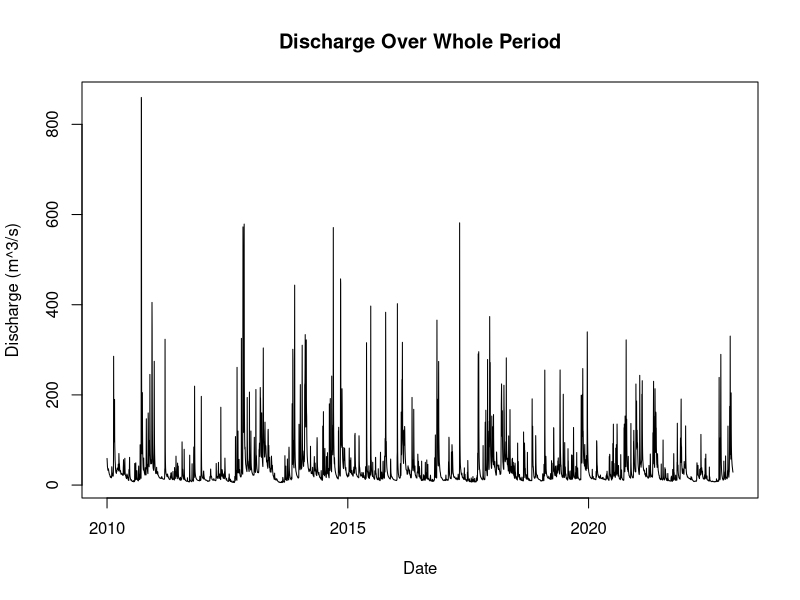
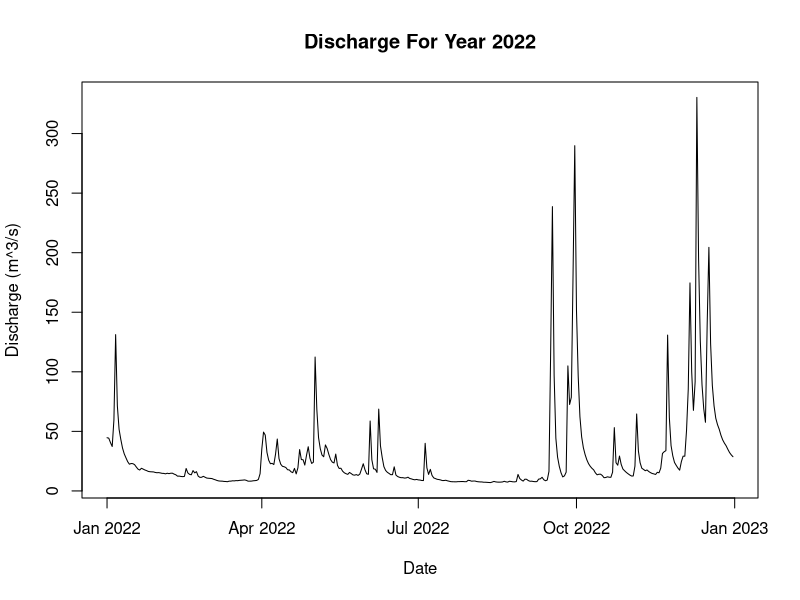
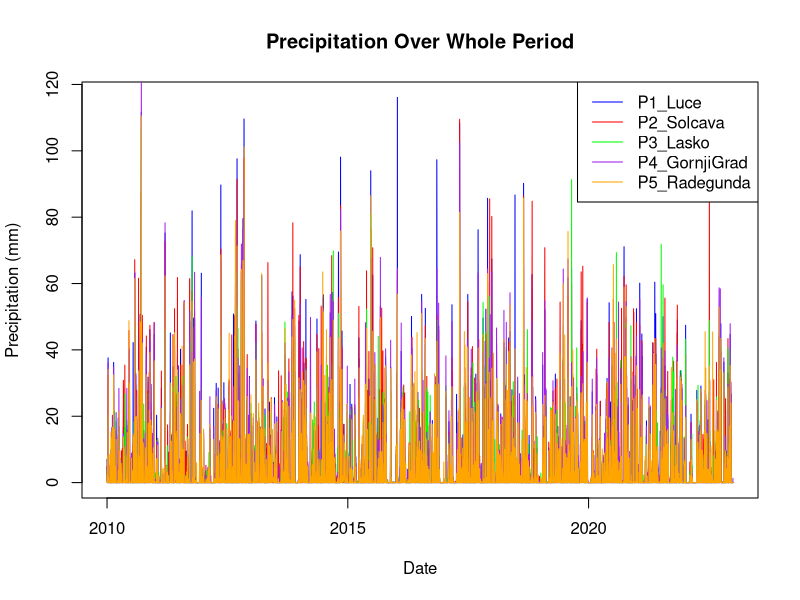
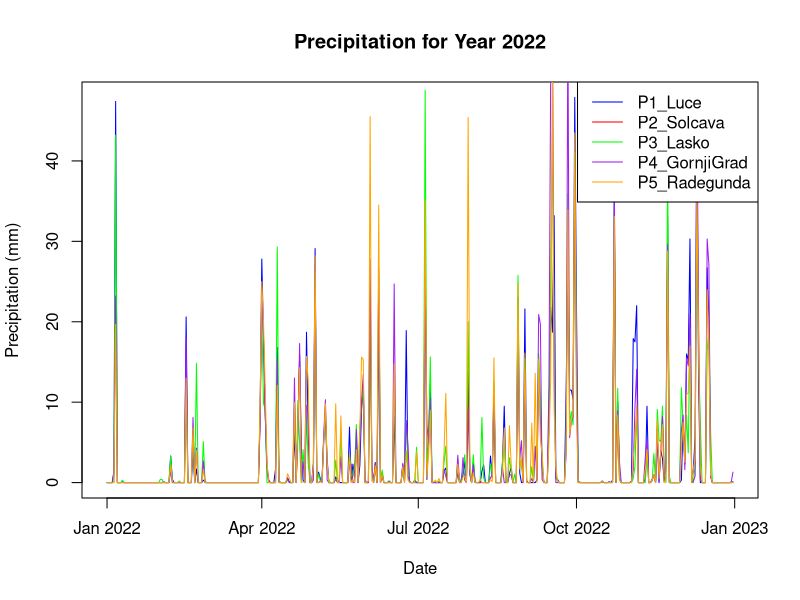
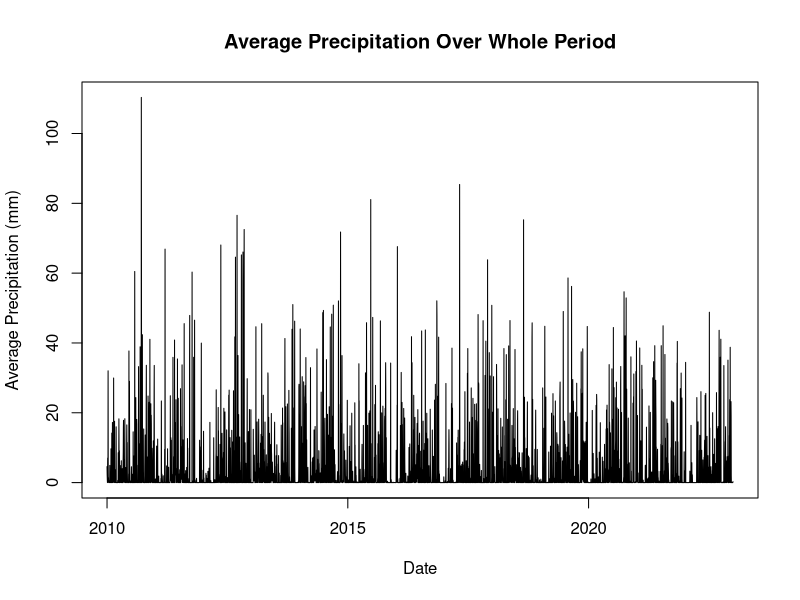
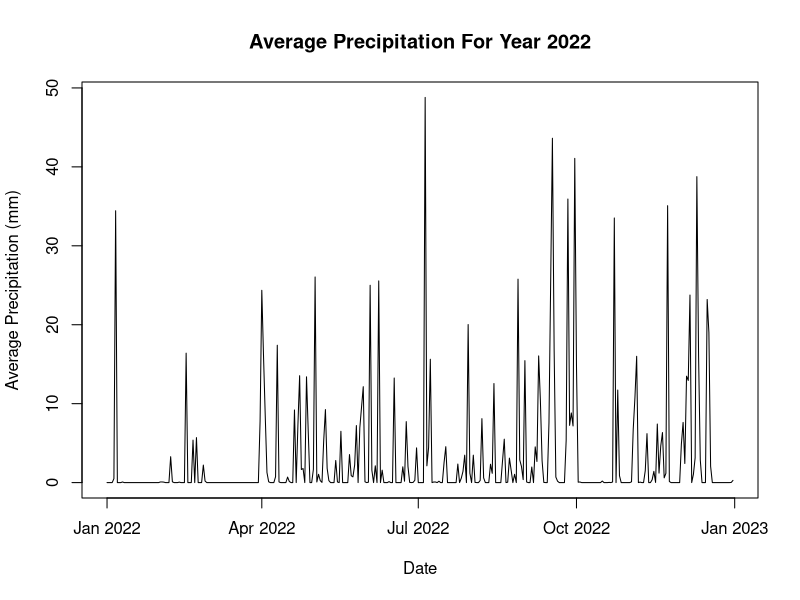
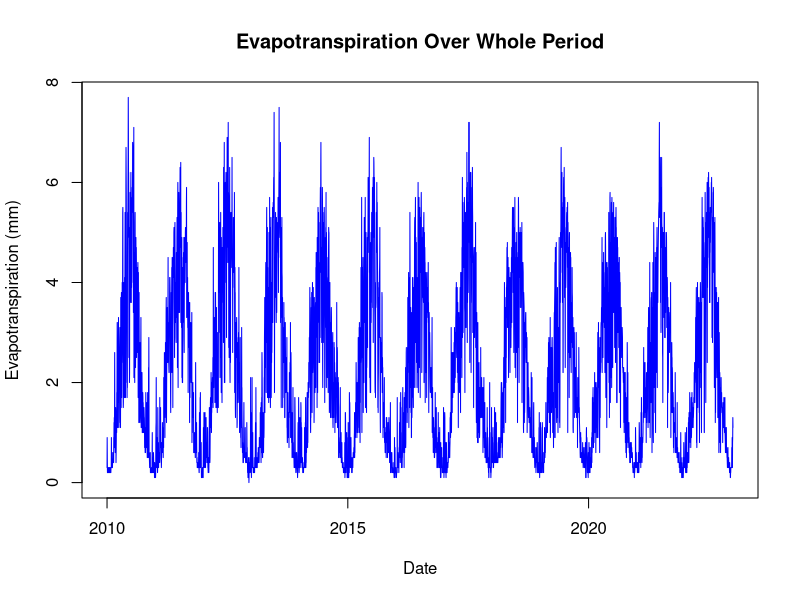
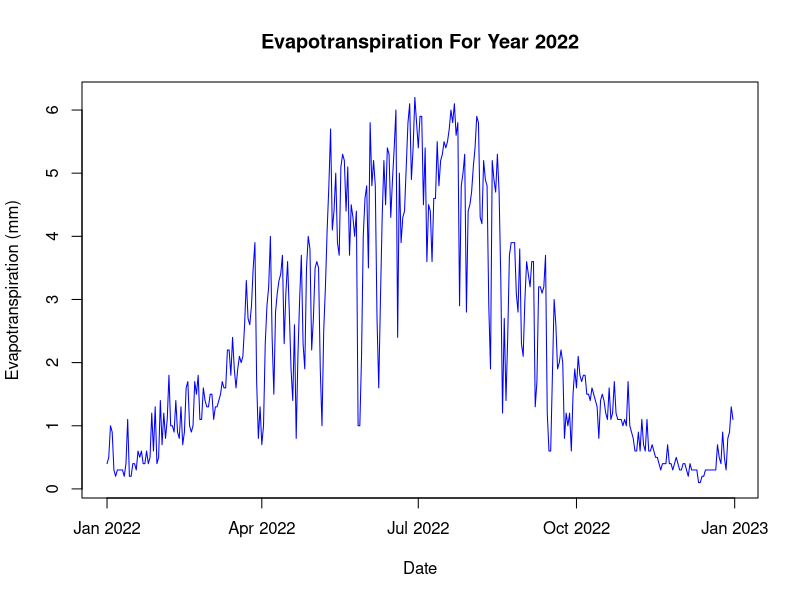

Recreate these plots in R, in order.
## ----setup, include=FALSE-----------------------------------------------------------------------------------------------
knitr::opts_chunk$set(echo = TRUE)


library(knitr)
library(writexl)
library(readxl)
library(dplyr)
library(ggplot2)
library(corrplot)


## ----echo=FALSE---------------------------------------------------------------------------------------------------------
gauge_stations <- list(
  Luče = list(longitude = 14.7457, latitude = 46.3543, elevation = 513),
  Solčava = list(longitude = 14.6914, latitude = 46.4203, elevation = 639),
  Laško = list(longitude = 15.2341, latitude = 46.1565, elevation = 221),
  GornjiGrad = list(longitude = 14.8077, latitude = 46.2960, elevation = 430),
  Radegunda = list(longitude = 14.9330, latitude = 46.3661, elevation = 794)
)

temp_station <- list(
  CeljeMedlog = list(longitude = 15.2259, latitude = 46.2366, elevation = 242)
)


## ----data_import--------------------------------------------------------------------------------------------------------
# Import dataset from excel file
main_data = read_excel("Savinja-VelikoSirje.xlsx")

# Create dataframe
main_data = as.data.frame(main_data)

# Convert the 'Date' column to Date type
main_data$Date <- as.Date(main_data$Date, format = "%d.%m.%Y")

head(main_data)


## ----cleaning_data------------------------------------------------------------------------------------------------------
# Structure of dataframe
str(main_data)

# Check for missing values
missing_data <- colSums(is.na(main_data))
missing_data


## ----waterlevel_imputation----------------------------------------------------------------------------------------------
sum(is.na(main_data$Waterlevel))

# Fit linear regression model using Discharge
model <- lm(Waterlevel ~ Discharge, data = main_data, na.action = na.exclude)
model

# Predict missing Waterlevel
missing_waterlevel <- which(is.na(main_data$Waterlevel))
predicted_values <- predict(model, newdata = main_data[missing_waterlevel, ])
predicted_values

# Fill missing Waterlevel values
main_data$Waterlevel[missing_waterlevel] <- predicted_values

# Check Waterlevel again
sum(is.na(main_data$Waterlevel))


## ----watertemp_imputation-----------------------------------------------------------------------------------------------
missing_watertemps = which(is.na(main_data$Watertemp))
missing_watertemps

# Loop missing watertemp and fill 
for (i in missing_watertemps){
  current_year <- main_data$Year[i]
  date_without_year <- format(main_data$Date[i], "%m-%d")
  
  # Find Watertemp and Airtemp for same date in previous years
  previous_data <- main_data %>% 
    filter(format(Date, "%m-%d") == date_without_year & Year < current_year) %>% 
    select(Watertemp, Airtemp)
  
  # Calculate mean of Watertemp and Airtemp
  if(nrow(previous_data) > 0){
    watertemp_mean <- mean(previous_data$Watertemp)
    airtemp_mean <- mean(previous_data$Airtemp)
    
    main_data$Watertemp[i] <- watertemp_mean + (main_data$Airtemp[i] - airtemp_mean)
  }
}

# Check Watertemp
sum(is.na(main_data$Watertemp))


## ----fill_p3_lasko------------------------------------------------------------------------------------------------------
missing_lasko <-  which(is.na(main_data$P3_Lasko))

# Fill missing values with average of other stations
for (i in missing_lasko){
  other_prec <- main_data[i, c("P1_Luce", "P2_Solcava", "P4_GornjiGrad", "P5_Radegunda")]
  main_data$P3_Lasko[i] <- mean(as.numeric(other_prec))
}

# Check P3_Lasko
sum(is.na(main_data$P3_Lasko))


## -----------------------------------------------------------------------------------------------------------------------
# Check main_data for any missing values
colSums(is.na(main_data))


## ----discharge_statistics-----------------------------------------------------------------------------------------------
# Calculate descriptive statistics for Discharge
discharge_stats <- data.frame(
  Statistic = c("Mean", "Standard Deviation", "Minimum", "Maximum", "Median"),
  Values = c(
    mean(main_data$Discharge),
    sd(main_data$Discharge),
    min(main_data$Discharge),
    max(main_data$Discharge),
    median(main_data$Discharge))
) 

discharge_stats

# Summary statistics for Discharge
summary(main_data$Discharge)

## ----precipitation_statistics-------------------------------------------------------------------------------------------
# Calculate descriptive statistics for Precipitation 
precipitation_stats <- data.frame(
  Statistic = c("Mean", "Standard Deviation", "Minimum", "Maximum", "Median"),
  Values = c(
    mean(c(main_data$P1_Luce, main_data$P2_Solcava, main_data$P3_Lasko, main_data$P4_GornjiGrad, main_data$P5_Radegunda)),
    sd(c(main_data$P1_Luce, main_data$P2_Solcava, main_data$P3_Lasko, main_data$P4_GornjiGrad, main_data$P5_Radegunda)),
    min(c(main_data$P1_Luce, main_data$P2_Solcava, main_data$P3_Lasko, main_data$P4_GornjiGrad, main_data$P5_Radegunda)),
    max(c(main_data$P1_Luce, main_data$P2_Solcava, main_data$P3_Lasko, main_data$P4_GornjiGrad, main_data$P5_Radegunda)),
    median(c(main_data$P1_Luce, main_data$P2_Solcava, main_data$P3_Lasko, main_data$P4_GornjiGrad, main_data$P5_Radegunda))
  )
)

precipitation_stats

# Summary statistics for Precipitation
summary(c(main_data$P1_Luce, main_data$p2_Solcava, main_data$P3_Lasko, main_data$P4_GornjiGrad, main_data$P5_Radegunda))

## ----precipiation_stations----------------------------------------------------------------------------------------------
# P1_Luce
mean(main_data$P1_Luce)
sd(main_data$P1_Luce)
min(main_data$P1_Luce)
max(main_data$P1_Luce)
median(main_data$P1_Luce)

# P2_Solcava
mean(main_data$P2_Solcava)
sd(main_data$P2_Solcava)
min(main_data$P2_Solcava)
max(main_data$P2_Solcava)
median(main_data$P2_Solcava)

# P3_Lasko
mean(main_data$P3_Lasko)
sd(main_data$P3_Lasko)
min(main_data$P3_Lasko)
max(main_data$P3_Lasko)
median(main_data$P3_Lasko)

# P4_GornjiGrad
mean(main_data$P4_GornjiGrad)
sd(main_data$P4_GornjiGrad)
min(main_data$P4_GornjiGrad)
max(main_data$P4_GornjiGrad)
median(main_data$P4_GornjiGrad)

# P5_Radegunda
mean(main_data$P5_Radegunda)
sd(main_data$P5_Radegunda)
min(main_data$P5_Radegunda)
max(main_data$P5_Radegunda)
median(main_data$P5_Radegunda)


## ----airtemp_statistics-------------------------------------------------------------------------------------------------
# Calculate descriptive statistics for Air Temperature
airtemp_stats <- data.frame(
  Statistic = c("Mean", "Standard Deviation", "Minimum", "Maximum", "Median"),
  Values = c(
    mean(main_data$Airtemp),
    sd(main_data$Airtemp),
    min(main_data$Airtemp),
    max(main_data$Airtemp),
    median(main_data$Airtemp)
  )
)

airtemp_stats

# Summary statistics for Air Temperature
summary(main_data$Airtemp)


## ----evapotrans_statistics----------------------------------------------------------------------------------------------
# Calculate descriptive statistics for Evapotranspiration
evapotrans_stats <- data.frame(
  Statistic = c("Mean", "Standard Deviation", "Minimum", "Maximum", "Median"),
  Values = c(
    mean(main_data$Evapotrans),
    sd(main_data$Evapotrans),
    min(main_data$Evapotrans),
    max(main_data$Evapotrans),
    median(main_data$Evapotrans)
  )
)

evapotrans_stats

# Summary statistics for Evapotranspiration
summary(main_data$Evapotrans)


## ----plot_discharge-----------------------------------------------------------------------------------------------------
# Plot Discharge over the whole period
plot(main_data$Date, main_data$Discharge, type = "l",
     xlab = "Date", ylab = "Discharge (m^3/s)", main = "Discharge Over Whole Period")

# Plot Discharge for year 2022
data_2022 <- main_data[format(main_data$Date, "%Y") == "2022",]
plot(data_2022$Date, data_2022$Discharge, type = "l",
     xlab = "Date", ylab = "Discharge (m^3/s)", main = "Discharge For Year 2022")


## ----plot_precipitation-------------------------------------------------------------------------------------------------
# Plot Precipitation over whole period for all stations
plot(main_data$Date, main_data$P1_Luce, type = "l", col = "blue",
     xlab = "Date", ylab = "Precipitation (mm)", main = "Precipitation Over Whole Period")

# All lines for other stations
lines(main_data$Date, main_data$P2_Solcava, col = "red")
lines(main_data$Date, main_data$P3_Lasko, col = "green")
lines(main_data$Date, main_data$P4_GornjiGrad, col = "purple")
lines(main_data$Date, main_data$P5_Radegunda, col = "orange")

# Add legend
legend("topright", legend = c("P1_Luce", "P2_Solcava", "P3_Lasko", "P4_GornjiGrad", "P5_Radegunda"),
       col = c("blue", "red", "green", "purple", "orange"), lty = 1)


# Plot Precipitation for year 2022 
plot(data_2022$Date, data_2022$P1_Luce, type = "l", col = "blue",
     xlab = "Date", ylab = "Precipitation (mm)", main = "Precipitation for Year 2022")

# Add lines for other stations
lines(data_2022$Date, data_2022$p2_Solcava, col = "red")
lines(data_2022$Date, data_2022$P3_Lasko, col = "green")
lines(data_2022$Date, data_2022$P4_GornjiGrad, col = "purple")
lines(data_2022$Date, data_2022$P5_Radegunda, col = "orange")

# Add a legend
legend("topright", legend = c("P1_Luce", "P2_Solcava", "P3_Lasko", "P4_GornjiGrad", "P5_Radegunda"),
       col = c("blue", "red", "green", "purple", "orange"), lty = 1)

## ----average_precipiation-----------------------------------------------------------------------------------------------
# Calculate the average precipitation across all stations
main_data$Avg_Precipitation <- rowMeans(main_data[, c("P1_Luce", "P2_Solcava", "P3_Lasko", "P4_GornjiGrad", "P5_Radegunda")])

# Plot Average Precipitation over the whole period
plot(main_data$Date, main_data$Avg_Precipitation, type = "l",
     xlab = "Date", ylab = "Average Precipitation (mm)", main = "Average Precipitation Over Whole Period")

# Plot Average Precipitation for year 2022
data_2022 <- main_data[format(main_data$Date, "%Y") == "2022",]
plot(data_2022$Date, data_2022$Avg_Precipitation, type = "l",
     xlab = "Date", ylab = "Average Precipitation (mm)", main = "Average Precipitation For Year 2022")


## ----plot_evapotranspiration--------------------------------------------------------------------------------------------
# Plot Evapotranspiration over whole period
plot(main_data$Date, main_data$Evapotrans, type = "l", col = "blue",
     xlab = "Date", ylab = "Evapotranspiration (mm)", main = "Evapotranspiration Over Whole Period")

# Plot Evapotranspiration for year 2022
data_2022 <- main_data[format(main_data$Date, "%Y") == "2022",]
plot(data_2022$Date, data_2022$Evapotrans, type = "l", col = "blue",
     xlab = "Date", ylab = "Evapotranspiration (mm)", main = "Evapotranspiration For Year 2022")


## ----plot_airtemprature-------------------------------------------------------------------------------------------------
# Plot Air Temperature over the whole period
plot(main_data$Date, main_data$Airtemp, type = "l", col = "red",
     xlab = "Date", ylab = "Air Temperature (°C)", main = "Air Temperature Over Whole Period")

# Plot Air Temperature for year 2022
plot(data_2022$Date, data_2022$Airtemp, type = "l", col = "red",
     xlab = "Date", ylab = "Air Temperature (°C)", main = "Air Temperature For Year 2022")


## ----plot_correlation---------------------------------------------------------------------------------------------------
# Precipitation columns
precipitation_data <- main_data[, c("P1_Luce", "P2_Solcava", "P3_Lasko", "P4_GornjiGrad", "P5_Radegunda")]

# Calculate correlation matrix
cor_matrix <- cor(precipitation_data)

cor_matrix

# Plot correlogram
corrplot(cor_matrix, method = "shade", type = "full", 
         tl.col = "orange", tl.srt = 45,
         title = "Correlogram of Precipitation Stations", 
          mar = c(0, 0, 2, 0)
)


## ----water_balance------------------------------------------------------------------------------------------------------
# Catchment area in m²
catchment_area <- 1847000000

# Calculate Runoff
main_data$Runoff <- (main_data$Discharge * 3600 * 24 * 1000) / catchment_area

# Calculate the water balance
main_data$Water_Balance <- main_data$Avg_Precipitation - main_data$Evapotrans - main_data$Runoff

# Save main_data to an Excel file
# write_xlsx(main_data, "main_data_output.xlsx")


## ----runoff_coeffiecient------------------------------------------------------------------------------------------------
# Group data by Year and calculate total runoff and total precipitation
annual_runoff <- main_data %>%
  group_by(Year) %>%
  summarise(
    Total_Runoff = sum(Runoff),             
    Total_Precipitation = sum(Avg_Precipitation)
  )

# Calculate the runoff coefficient for each year
annual_runoff$Runoff_Coefficient <- annual_runoff$Total_Runoff / annual_runoff$Total_Precipitation

annual_runoff

# Plot the runoff coefficient over the years
plot(as.numeric(annual_runoff$Year), annual_runoff$Runoff_Coefficient, type = "b", col = "blue",
     xlab = "Year", ylab = "Runoff Coefficient", main = "Runoff Coefficient Values")



## ----evapotrans_prec_ratio----------------------------------------------------------------------------------------------
# Group data by Year and calculate total evapotranspiration and total precipitation
evapotrans_prec <- main_data %>% 
  group_by(Year) %>% 
  summarise(
    Avg_Evapotrans = sum(Evapotrans),
    Avg_Precipitation = sum(Avg_Precipitation))

# Calculate evapotranspiration to precipitation ratio
evapotrans_prec$Ratio <- evapotrans_prec$Avg_Evapotrans / evapotrans_prec$Avg_Precipitation

evapotrans_prec

# Plot evapotranpitation to precipitation ratio
plot(evapotrans_prec$Year, evapotrans_prec$Ratio, type = "b", col = "orange",
     xlab = "Year", ylab = "Ratio", main = "Evapotranspiration to Precipitation Ratio")

